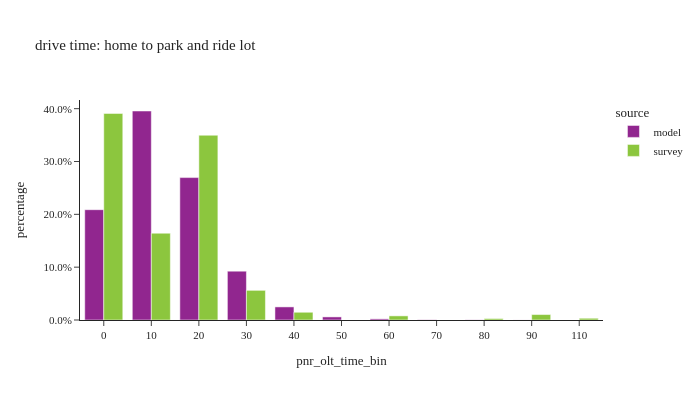

Notebook source saved alongside this figure:
### Code cell
util.plot_share_barchart(tour_pnr_est_bundle, 'tour_weight', 'pnr_olt_time_bin', title="drive time: home to park and ride lot")

### Figure 1 — Plotly figure (JSON) as saved in the notebook; plotly's stock layout.template omitted (floating-point values rounded to 4 significant figures)
{"data": [{"alignmentgroup": "True", "customdata": [[4604.0, 4604.0], [8724.0, 8724.0], [5945.0, 5945.0], [2037.0, 2037.0], [547.0, 547.0], [129.0, 129.0], [47.0, 47.0], [10.0, 10.0], [8.0, 8.0], [3.0, 3.0]], "hovertemplate": "source=model<br>pnr_olt_time_bin=%{x}<br>percentage=%{y}<br>weighted_sum=%{customdata[0]}<br>sample_size=%{customdata[1]}<extra></extra>", "legendgroup": "model", "marker": {"color": "#91268F", "pattern": {"shape": ""}}, "name": "model", "offsetgroup": "model", "orientation": "v", "showlegend": true, "textposition": "auto", "type": "bar", "x": ["0", "10", "20", "30", "40", "50", "60", "70", "80", "90"], "xaxis": "x", "y": [0.2088, 0.3956, 0.2696, 0.09236, 0.0248, 0.005849, 0.002131, 0.0004534, 0.0003627, 0.000136], "yaxis": "y"}, {"alignmentgroup": "True", "customdata": [[6339.0, 12.0], [2664.0, 9.0], [5671.0, 8.0], [910.2, 2.0], [237.6, 1.0], [126.5, 1.0], [44.61, 1.0], [167.4, 2.0], [53.8, 1.0]], "hovertemplate": "source=survey<br>pnr_olt_time_bin=%{x}<br>percentage=%{y}<br>weighted_sum=%{customdata[0]}<br>sample_size=%{customdata[1]}<extra></extra>", "legendgroup": "survey", "marker": {"color": "#8CC63E", "pattern": {"shape": ""}}, "name": "survey", "offsetgroup": "survey", "orientation": "v", "showlegend": true, "textposition": "auto", "type": "bar", "x": ["0", "10", "20", "30", "40", "60", "80", "90", "110"], "xaxis": "x", "y": [0.391, 0.1643, 0.3497, 0.05614, 0.01465, 0.007801, 0.002752, 0.01032, 0.003318], "yaxis": "y"}], "layout": {"barmode": "group", "height": 400, "legend": {"title": {"text": "source"}, "tracegroupgap": 0}, "title": {"text": "drive time: home to park and ride lot"}, "width": 700, "xaxis": {"anchor": "y", "domain": [0, 1], "title": {"text": "pnr_olt_time_bin"}}, "yaxis": {"anchor": "x", "domain": [0, 1], "tickformat": ".1%", "title": {"text": "percentage"}}}}
